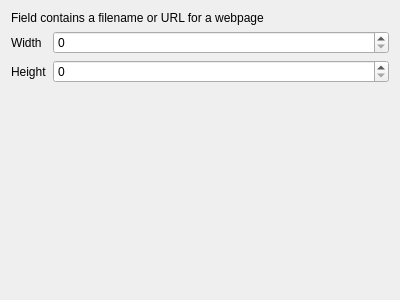
<?xml version="1.0" encoding="UTF-8"?>
<ui version="4.0">
 <class>QgsWebViewWidgetConfigDlgBase</class>
 <widget class="QWidget" name="QgsWebViewWidgetConfigDlgBase">
  <property name="geometry">
   <rect>
    <x>0</x>
    <y>0</y>
    <width>400</width>
    <height>300</height>
   </rect>
  </property>
  <property name="windowTitle">
   <string>Form</string>
  </property>
  <layout class="QFormLayout" name="formLayout">
   <item row="0" column="0" colspan="2">
    <widget class="QLabel" name="pictureOrUrlLabel">
     <property name="text">
      <string>Field contains a filename or URL for a webpage</string>
     </property>
    </widget>
   </item>
   <item row="1" column="0">
    <widget class="QLabel" name="label_12">
     <property name="text">
      <string>Width</string>
     </property>
    </widget>
   </item>
   <item row="1" column="1">
    <widget class="QSpinBox" name="sbWidgetWidth">
     <property name="maximum">
      <number>10000</number>
     </property>
    </widget>
   </item>
   <item row="2" column="0">
    <widget class="QLabel" name="label_13">
     <property name="text">
      <string>Height</string>
     </property>
    </widget>
   </item>
   <item row="2" column="1">
    <widget class="QSpinBox" name="sbWidgetHeight">
     <property name="suffix">
      <string/>
     </property>
     <property name="prefix">
      <string/>
     </property>
     <property name="maximum">
      <number>10000</number>
     </property>
    </widget>
   </item>
  </layout>
 </widget>
 <resources/>
 <connections/>
</ui>
